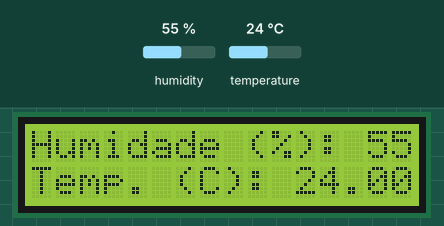
The sketch below on a simulated Arduino Uno, built with avr-gcc and run on an emulated ATmega328P. On the bench: 16×2 character LCD. The inputs (shaded band) are chosen by the test bench; at power-on: humidity 55 %, temperature 24 °C.

Above: at 1.2 s.
1.3 s: humidity set to 22 %
At 3.4 s:
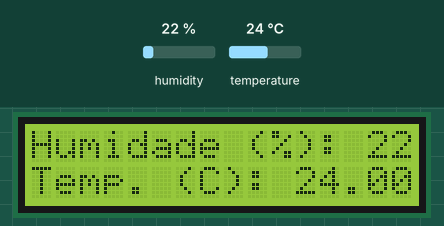
4.0 s: temperature set to 12 °C
At 4.9 s:
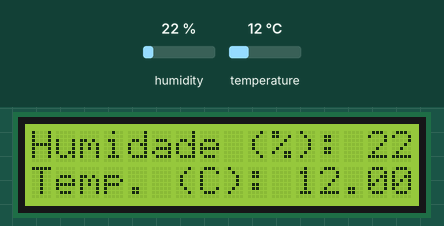
6.7 s: humidity set to 40 %
At 9.1 s:
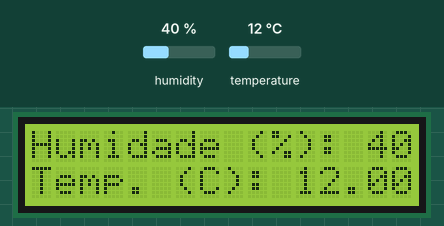
9.7 s: temperature set to 19 °C
At 10.7 s:
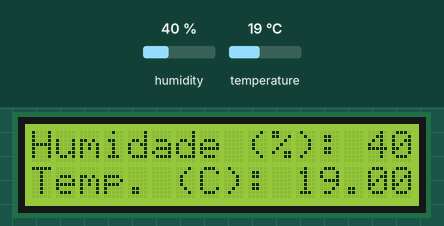
Timing chart, 0 to 12.7 s (numbered marks = the images above; inputs shaded):
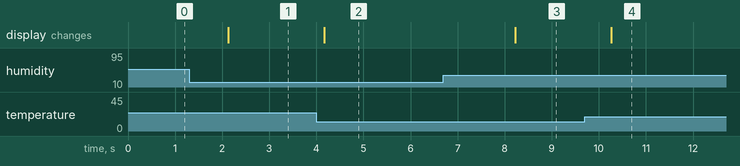

Measured:
- after the input at 1.3 s, the display: changes after 0.83 s (image 1)
- after the input at 4.0 s, the display: changes after 0.16 s (image 2)
- after the input at 6.7 s, the display: changes after 1.5 s (image 3)
- after the input at 9.7 s, the display: changes after 0.56 s (image 4)

The sketch:

displayHT.ino
```cpp
#include <LiquidCrystal.h>
#include <dht11.h>

dht11 DHT11;

LiquidCrystal lcd(8, 9, 4, 5, 6, 7);

void setup() {
  lcd.begin(16, 2);
  lcd.print("Inicializando sensor");

  DHT11.attach(2);
}

void loop()
{
  lcd.setCursor(0, 0);

  int chk = DHT11.read();

  //switch (chk)
  //{
  //  case 0: Serial.println("OK"); break;
  //  case -1: Serial.println("Checksum error"); break;
  //  case -2: Serial.println("Time out error"); break;
  //  default: Serial.println("Unknown error"); break;
  //}

  lcd.print("Humidade (%): ");
  lcd.print((float) DHT11.humidity, DEC);

  lcd.setCursor(0, 1);

  lcd.print("Temp. (C): ");
  lcd.print((float) DHT11.temperature, DEC);

  delay(2000);
}
```
